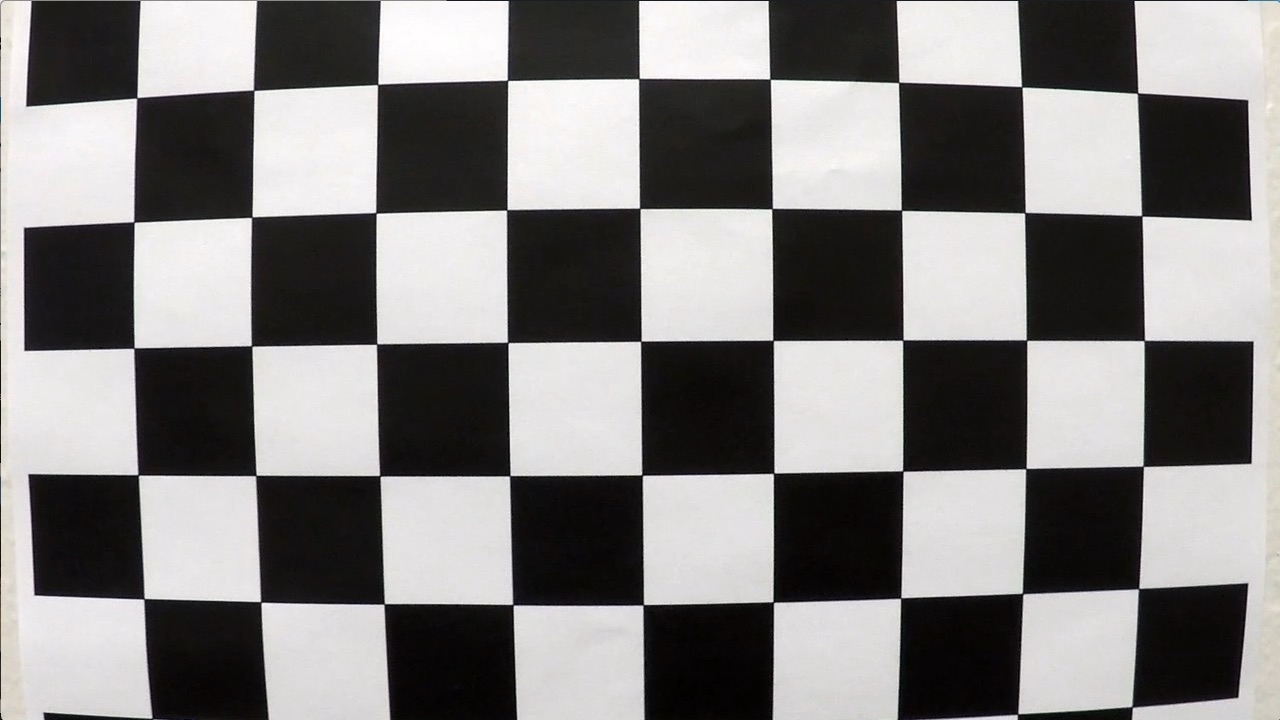
#> input picture camera_cal/calibration1.jpg, 1280 x 720 px; its folder holds only this picture in this run; the run also reads 1 picture not shown here
$ jupyter execute --allow-errors Practice_Pipeline_simplified-Copy2.ipynb   (shell and % lines are left out)   (older library calls are emulated)
#> lines starting #> are read from the running program, lines starting #| are printed output that depends on the picture; after the words box and inside, x2 and y2 are one past the last pixel; in counts of white or black regions, pixels touching at a corner belong together
[cell 1]
import numpy as np
import cv2
import glob
import matplotlib.pyplot as plt
# %matplotlib qt
#解决第二次提交问题2/3
# prepare object points, like (0,0,0), (1,0,0), (2,0,0) ....,(6,5,0)
objp = np.zeros((6*9,3), np.float32)
objp[:,:2] = np.mgrid[0:9,0:6].T.reshape(-1,2)

# Arrays to store object points and image points from all the images.
objpoints = [] # 3d points in real world space
imgpoints = [] # 2d points in image plane.

# Make a list of calibration images
images = glob.glob('../camera_cal/calibration*.jpg')

# Step through the list and search for chessboard corners
for fname in images:
    img = cv2.imread(fname)
#> img is the input picture: shape (720, 1280, 3); mean B, G, R 127.8, 128.4, 130.1
    gray = cv2.cvtColor(img,cv2.COLOR_BGR2GRAY)

    # Find the chessboard corners
    ret, corners = cv2.findChessboardCorners(gray, (9,6),None)
#> ret = False; corners = None

    # If found, add object points, image points
    if ret == True:
        objpoints.append(objp)
        imgpoints.append(corners)

        # Draw and display the corners
        img = cv2.drawChessboardCorners(img, (9,6), corners, ret)
        cv2.imshow('img',img)
        cv2.waitKey(500)

cv2.destroyAllWindows()

[cell 2]
# img = cv2.imread("../Practice/test_image.jpg")   #不能用这张图片进行图片矫正，因为在12.01中 objp = np.zeros((6*8,3), np.float32)，矫正点的个数不相同
import pickle

img = cv2.imread("../Practice/calibration1.jpg")
img_size = (img.shape[1],img.shape[0])

# ret,mtx,dist,rvecs,tvecs = cv2.calibrateCamera(objpoints,imgpoints,img_size,None,None)

# dst = cv2.undistort(img,mtx,dist,None,mtx)

#> (the rest of this cell did not finish here and is left out)

[cell 3]
import numpy as np
import cv2
import matplotlib.pyplot as plt
import matplotlib.image as mpimg

# img = mpimg.imread("../Practice/test6.jpg")
# img = mpimg.imread("straight_lines1.jpg")
img = mpimg.imread("test5.jpg")
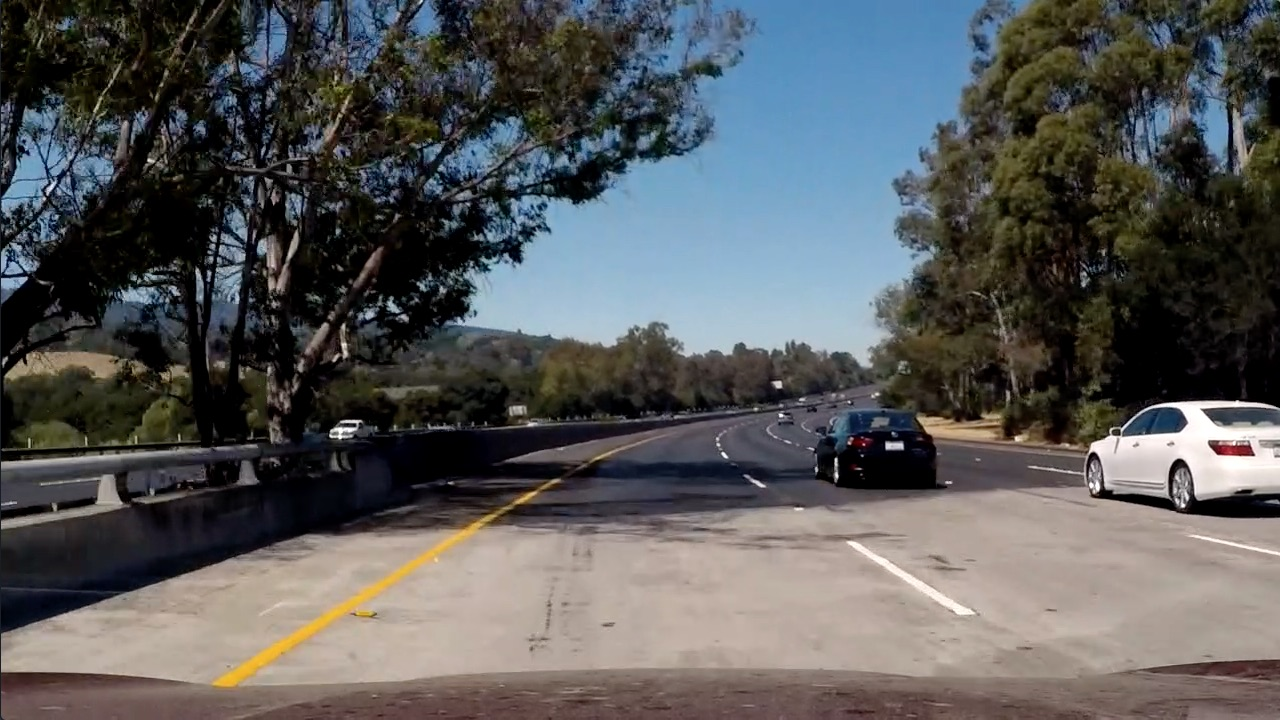
#> input picture test_images/test5.jpg, 1280 x 720 px, found by its file name
#> img is the input picture: shape (720, 1280, 3); mean R, G, B 88.5, 89.3, 89.8
def threshold_image(img,s_thresh = (170,255),Sob_thresh = (20,251)):
#> called with s_thresh = (170, 255), Sob_thresh = (20, 251)
    img = np.copy(img)

    hls = cv2.cvtColor(img,cv2.COLOR_RGB2HLS)
#> hls: shape (720, 1280, 3); mean of channels 0, 1, 2 55.5, 89.2, 70.1

    l = hls[:,:,1]
    s = hls[:,:,2]

    gray = cv2.cvtColor(img,cv2.COLOR_RGB2GRAY)

    sobelx = cv2.Sobel(gray,cv2.CV_64F,1,0)
    abs_sobels = np.abs(sobelx)
    scaled_sobel = np.uint8(255*abs_sobels/np.max(abs_sobels))

    sxbinary = np.zeros_like(scaled_sobel)
    sxbinary[(scaled_sobel>Sob_thresh[0])&(scaled_sobel<Sob_thresh[1])] = 1

    sbinary = np.zeros_like(s)
    sbinary[(s>s_thresh[0])&(s<s_thresh[1])] = 1
#
    combined_binary = np.zeros_like(sxbinary)
#
    combined_binary[(sxbinary == 1)|(sbinary == 1)] = 255
    return combined_binary

result = threshold_image(img)
#> result: shape (720, 1280); 13.9% white in thin lines or dots
f,(ax1,ax2) = plt.subplots(1,2,figsize = (50,25))
ax1.imshow(img)
ax2.imshow(result)

[cell 4]
# %matplotlib qt
img = mpimg.imread("test4.jpg")
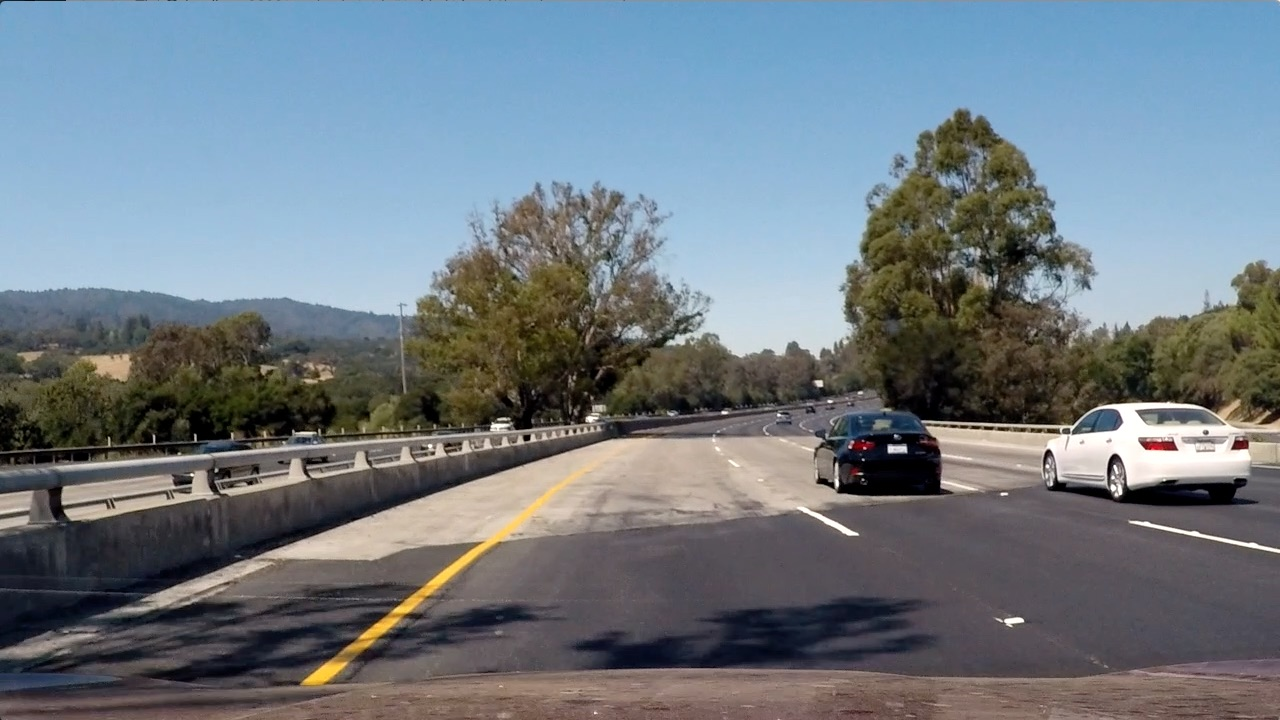
#> input picture test_images/test4.jpg, 1280 x 720 px, found by its file name
#> img is the input picture: shape (720, 1280, 3); mean R, G, B 112.2, 122.7, 130.9
def warped_image(img):
    img_size = (img.shape[1],img.shape[0])
#
    src = np.float32([[576.475,460.555],
                      [705.625,460.555],
                      [1038.31,674.427],
                      [271.681,674.427]])

    dst = np.float32([[400,100],
                      [850,100],
                      [850,720],
                      [400,720]])

    M = cv2.getPerspectiveTransform(src,dst)

    Warp = cv2.warpPerspective(img,M,img_size,flags = cv2.INTER_LINEAR)   #注意和7.18第一个cell中的第50行比较
    return Warp

# [7 lines of commented-out code are left out]

[cell 5]
import numpy as np
import matplotlib.image as mpimg
import matplotlib.pyplot as plt
import cv2

def find_lane_pixels(binary_warped):
    # Take a histogram of the bottom half of the image
    histogram = np.sum(binary_warped[binary_warped.shape[0]//2:,:], axis=0)
#> histogram = 1280 values, max 90015 at index 435, min 0 at index 0, mean 4156.9

    # Create an output image to draw on and visualize the result
    out_img = np.dstack((binary_warped, binary_warped, binary_warped))
#> out_img: shape (720, 1280, 3); 4.5% white; 774 white regions (673 under 20 px), largest, box (x1, y1, x2, y2) and area: (416, 208, 470, 720) 9429, (192, 189, 249, 686) 6265, (1005, 112, 1279, 426) 6241
    # Find the peak of the left and right halves of the histogram
    # These will be the starting point for the left and right lines
    midpoint = np.int(histogram.shape[0]//2)  #直方图是二维矩阵的y轴之和，即是说将沿y轴压扁，那么shape的一半指的是沿x轴的一半
    leftx_base = np.argmax(histogram[:midpoint])
#> leftx_base = 435

    rightx_base = np.argmax(histogram[midpoint:]) + midpoint #因为np.argmax(histogram[midpoint:])输出的矩阵会以midpoint为0重新排布成一个新的索引
#> rightx_base = 882
    #，所以加上0使得righttx_base 这个索引值按照原索引输出

    # HYPERPARAMETERS
    # Choose the number of sliding windows
    nwindows = 7
    # Set the width of the windows +/- margin
    margin = 100
    # Set minimum number of pixels found to recenter window
    minpix = 50

    # Set height of windows - based on nwindows above and image shape
    window_height = np.int(binary_warped.shape[0]//nwindows)
    # Identify the x and y positions of all nonzero pixels in the image
    nonzero_1 = binary_warped.nonzero()
#> nonzero_1 = 41816 positions, rows 0 to 719, columns 1 to 1279

    nonzeroy = np.array(nonzero_1[0])

    nonzerox = np.array(nonzero_1[1])

    # Current positions to be updated later for each window in nwindows
    leftx_current = leftx_base
#> leftx_current = 435
    rightx_current = rightx_base
#> rightx_current = 882

    # Create empty lists to receive left and right lane pixel indices
    left_lane_inds = []
    right_lane_inds = []

    # Step through the windows one by one
    for window in range(nwindows):
        # Identify window boundaries in x and y (and right and left)
        win_y_low = binary_warped.shape[0] - (window+1)*window_height
        win_y_high = binary_warped.shape[0] - window*window_height

        win_xleft_low = leftx_current - margin
        win_xleft_high = leftx_current + margin
        win_xright_low = rightx_current - margin
        win_xright_high = rightx_current + margin

        # Draw the windows on the visualization image
        cv2.rectangle(out_img,(win_xleft_low,win_y_low),
        (win_xleft_high,win_y_high),(0,255,0), 2)            #255指的是绿色
        cv2.rectangle(out_img,(win_xright_low,win_y_low),
        (win_xright_high,win_y_high),(0,255,0), 2)

        # Identify the nonzero pixels in x and y within the window #
        good_left_inds = ((nonzeroy >= win_y_low) & (nonzeroy < win_y_high) &
        (nonzerox >= win_xleft_low) &  (nonzerox < win_xleft_high)).nonzero()[0]   #满足位置条件的非零点（x,y）的新索引值

        good_right_inds = ((nonzeroy >= win_y_low) & (nonzeroy < win_y_high) &
        (nonzerox >= win_xright_low) &  (nonzerox < win_xright_high)).nonzero()[0]

        # Append these indices to the lists
        left_lane_inds.append(good_left_inds)
        right_lane_inds.append(good_right_inds)

        # If you found > minpix pixels, recenter next window on their mean position
        if len(good_left_inds) > minpix:
            leftx_current = np.int(np.mean(nonzerox[good_left_inds]))    #这些点中x坐标（索引）的均值
        if len(good_right_inds) > minpix:
            rightx_current = np.int(np.mean(nonzerox[good_right_inds]))  #这些点y坐标（索引）的均值
#> this loop made 7 passes
#> (win_xleft_low, win_xleft_high, win_xright_low, win_xright_high, leftx_current, rightx_current) on passes 1 to 4: (335, 535, 782, 982, 429, 894), (329, 529, 794, 994, 432, 890), (332, 532, 790, 990, 439, 868), (339, 539, 768, 968, 442, 911)
#> out_img: shape (720, 1280, 3); mean of channels 0, 1, 2 11.4, 16.3, 11.4
#> after the loop, left_lane_inds = 7 items; right_lane_inds = 7 items

    # Concatenate the arrays of indices (previously was a list of lists of pixels)
    try:
        left_lane_inds = np.concatenate(left_lane_inds)
#> left_lane_inds = 10576 values, max 41797 at index 2626, min 8037 at index 10567, mean 28061.9

        right_lane_inds = np.concatenate(right_lane_inds)
#> right_lane_inds = 3830 values, max 41811 at index 180, min 1493 at index 3493, mean 19640.1
    except ValueError:
        # Avoids an error if the above is not implemented fully
        pass

    # Extract left and right line pixel positions
    leftx = nonzerox[left_lane_inds]
#> leftx = 10576 values, max 534 at index 1454, min 331 at index 4226, mean 437.8
    lefty = nonzeroy[left_lane_inds]
#> lefty = 10576 values, max 719 at index 2589, min 208 at index 10567, mean 494.1
    rightx = nonzerox[right_lane_inds]
#> rightx = 3830 values, max 947 at index 3516, min 790 at index 1477, mean 901
    righty = nonzeroy[right_lane_inds]
#> righty = 3830 values, max 719 at index 169, min 77 at index 3493, mean 364.1

    return leftx, lefty, rightx, righty, out_img


def fit_polynomial(binary_warped):
    # Find our lane pixels first
    thriple_img = np.dstack((binary_warped, binary_warped, binary_warped))*255
    window_img = np.zeros_like(thriple_img)

    leftx, lefty, rightx, righty, out_img = find_lane_pixels(binary_warped)

    # Fit a second order polynomial to each using `np.polyfit`
    left_fit = np.polyfit(lefty, leftx, 2)  #拟合lefty和leftx得到二级多项式
#> left_fit = [4.75e-05, -0.102, 475.7]

    right_fit = np.polyfit(righty, rightx, 2)
#> right_fit = [0.000375, -0.367, 970.4]

    # Generate x and y values for plotting
    ploty = np.linspace(0, binary_warped.shape[0]-1, binary_warped.shape[0] )

    try:
        left_fitx = left_fit[0]*ploty**2 + left_fit[1]*ploty + left_fit[2]
#> left_fitx = 720 values, max 475.7 at index 0, min 426.8 at index 719, mean 447.2
        right_fitx = right_fit[0]*ploty**2 + right_fit[1]*ploty + right_fit[2]
#> right_fitx = 720 values, max 970.4 at index 0, min 880.6 at index 489, mean 903.1
    except TypeError:
        # Avoids an error if `left` and `right_fit` are still none or incorrect
        print('The function failed to fit a line!')
        left_fitx = 1*ploty**2 + 1*ploty
        right_fitx = 1*ploty**2 + 1*ploty

    left_bundary = np.array([np.transpose(np.vstack([left_fitx,ploty]))])
#> left_bundary = 720 pairs, first value 426.8 to 475.7, second value 0 to 719
    right_bundary = np.array([np.flipud(np.transpose(np.vstack([right_fitx,ploty])))])
#> right_bundary = 720 pairs, first value 880.6 to 970.4, second value 0 to 719

    mask = np.hstack((left_bundary,right_bundary))
#> mask = 1440 pairs, first value 426.8 to 970.4, second value 0 to 719

    cv2.fillPoly(window_img,np.int_([mask]),(0,255,0))

    ## Visualization ##
    # Colors in the left and right lane regions

    # Plots the left and right polynomials on the lane lines
#     plt.plot(left_fitx, ploty, color='red')
#     plt.plot(right_fitx, ploty, color='red')

    return window_img

warped_result = warped_image(img)
binary_image = threshold_image(warped_result)
# plt.imshow(binary_image)
out_img = fit_polynomial(binary_image)
plt.imshow(out_img)

result = cv2.addWeighted(warped_result,1,out_img,0.3,0)
#> result: shape (720, 1280, 3)
# plt.imshow(result)                                     #  158行与160行分别表示在二值图和彩图上绘制曲线

[cell 6]
def measure_curvature_pixels(image):
    leftx, lefty, rightx, righty, out_img = find_lane_pixels(image)

    ym_per_pix = 30/720
    xm_per_pix = 3.7/700

    ploty = np.linspace(0,image.shape[0]-1,image.shape[0])
    left_fit = np.polyfit(lefty*ym_per_pix,leftx*xm_per_pix,2)
    right_fit = np.polyfit(righty*ym_per_pix,rightx*xm_per_pix,2)

    valy = np.max(ploty)
    left_curverad = ((1+(2*left_fit[0]*valy*ym_per_pix+left_fit[1]**2))**1.5)/np.absolute(2*left_fit[0])
    right_curverad = ((1+(2*right_fit[0]*valy*ym_per_pix+right_fit[1]**2))**1.5)/np.absolute(2*right_fit[0])

    position_left_x = left_fit[0]*valy**2 + left_fit[1]*valy + left_fit[2]   #使用第8行代码，则数值为426.24445018677与上个cell一致

    val_left_x = left_fit[0]*(valy*ym_per_pix)**2 + valy*ym_per_pix*left_fit[1] + left_fit[2]

    val_right_x = right_fit[0]*(valy*ym_per_pix)**2 + valy*ym_per_pix*right_fit[1] + right_fit[2]
    center = np.mean([val_left_x,val_right_x])
    length = image.shape[1] * xm_per_pix / 2

    return left_curverad,right_curverad,center,length

def position_calculate(center,length):
    if(center - length) > 0:
        a = center - length
#         print("Vehicle is {}m left of center".format(round(a,2)))
    elif(center - length) == 0:
        a = center - length
#         print("Vehicle is in center")
    else:
        a = length - center
#         print("Vehicle is {}m right of center".format(round(a,2)))
    return None

def print_position(binary_image):
    cur_left,cur_right,center,length = measure_curvature_pixels(binary_image)
    cur = np.mean([cur_left,cur_right])
#     print("the value of curvature is:",cur)
    position_calculate(center,length)
    return None

# print_position(binary_image)

[cell 7]
def warped_back_image(img):
    img_size = (img.shape[1],img.shape[0])
#     plt.imshow(img)
    src = np.float32([[576.475,460.555],
                      [705.625,460.555],
                      [1038.31,674.427],
                      [271.681,674.427]])

    dst = np.float32([[400,100],
                      [850,100],
                      [850,720],
                      [400,720]])

    M = cv2.getPerspectiveTransform(dst,src)

    Warp = cv2.warpPerspective(img,M,img_size,flags = cv2.INTER_LINEAR)   #注意和7.18第一个cell中的第50行比较
    return Warp

[cell 8]
# from PIL import ImageFont, Image, ImageDraw
img = mpimg.imread("test6.jpg")
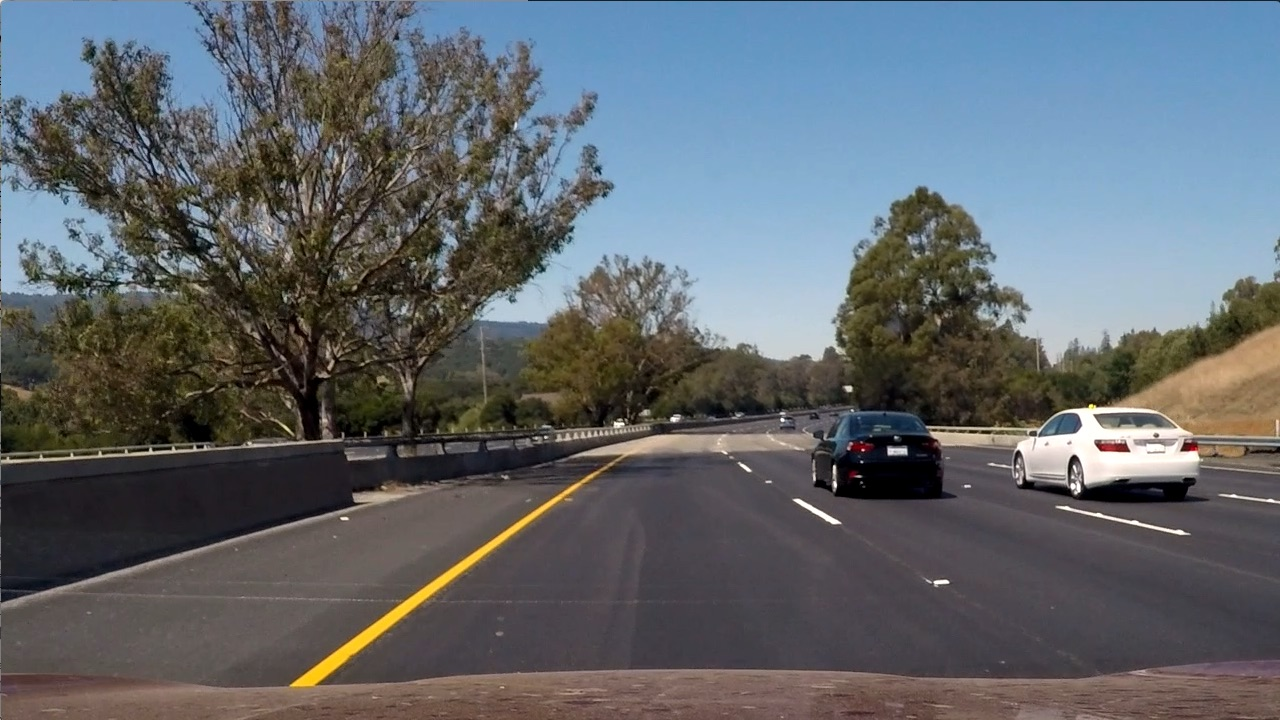
#> input picture Practice/test6.jpg, 1280 x 720 px, found by its file name
#> img is the input picture: shape (720, 1280, 3); mean R, G, B 97, 102.6, 107.9

warped_result = warped_image(img)
binary_image = threshold_image(warped_result)
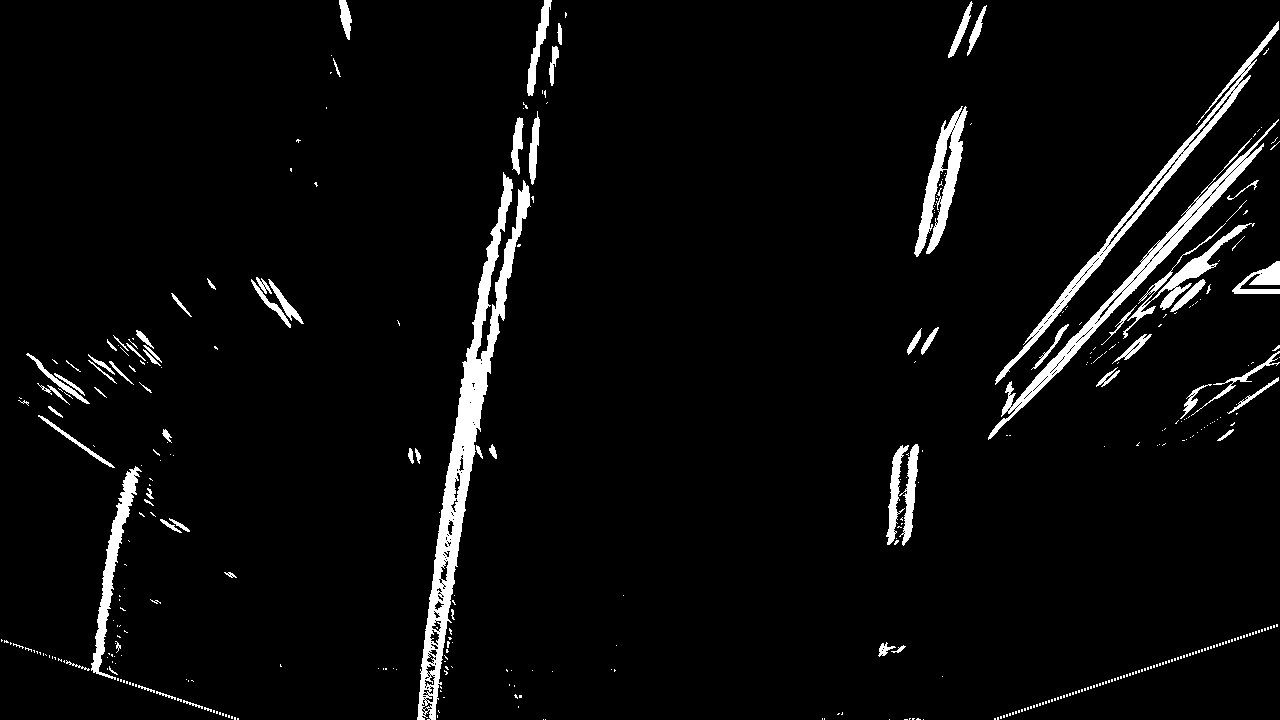
#> binary_image: shape (720, 1280); 4.2% white; 405 white regions (330 under 20 px), largest, box (x1, y1, x2, y2) and area: (417, 172, 531, 720) 10585, (988, 119, 1279, 440) 4888, (995, 21, 1279, 385) 4016
out_img = fit_polynomial(binary_image)
#> (the rest of the program and of its run is left out)
